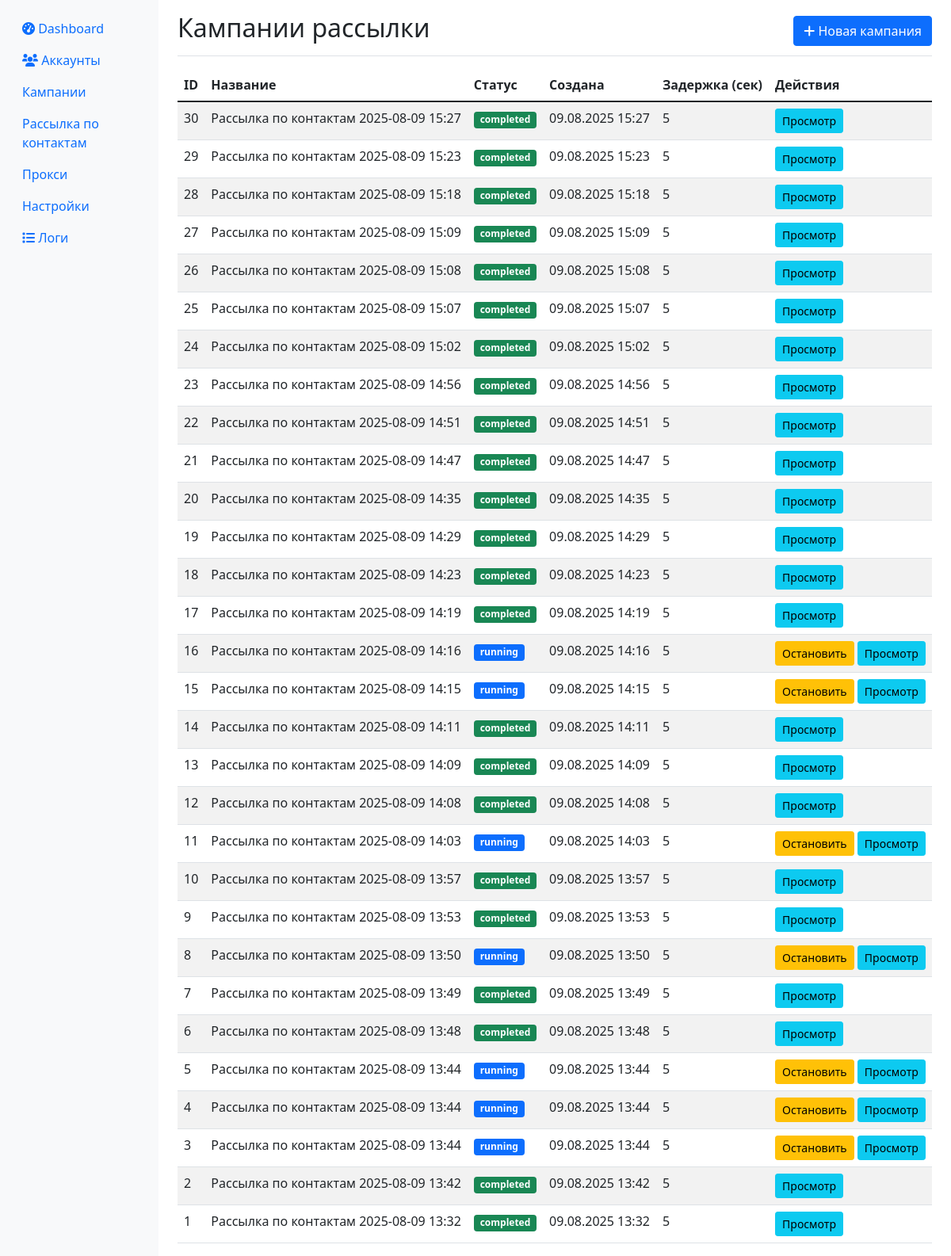
The page /campaigns on the database as committed earlier.
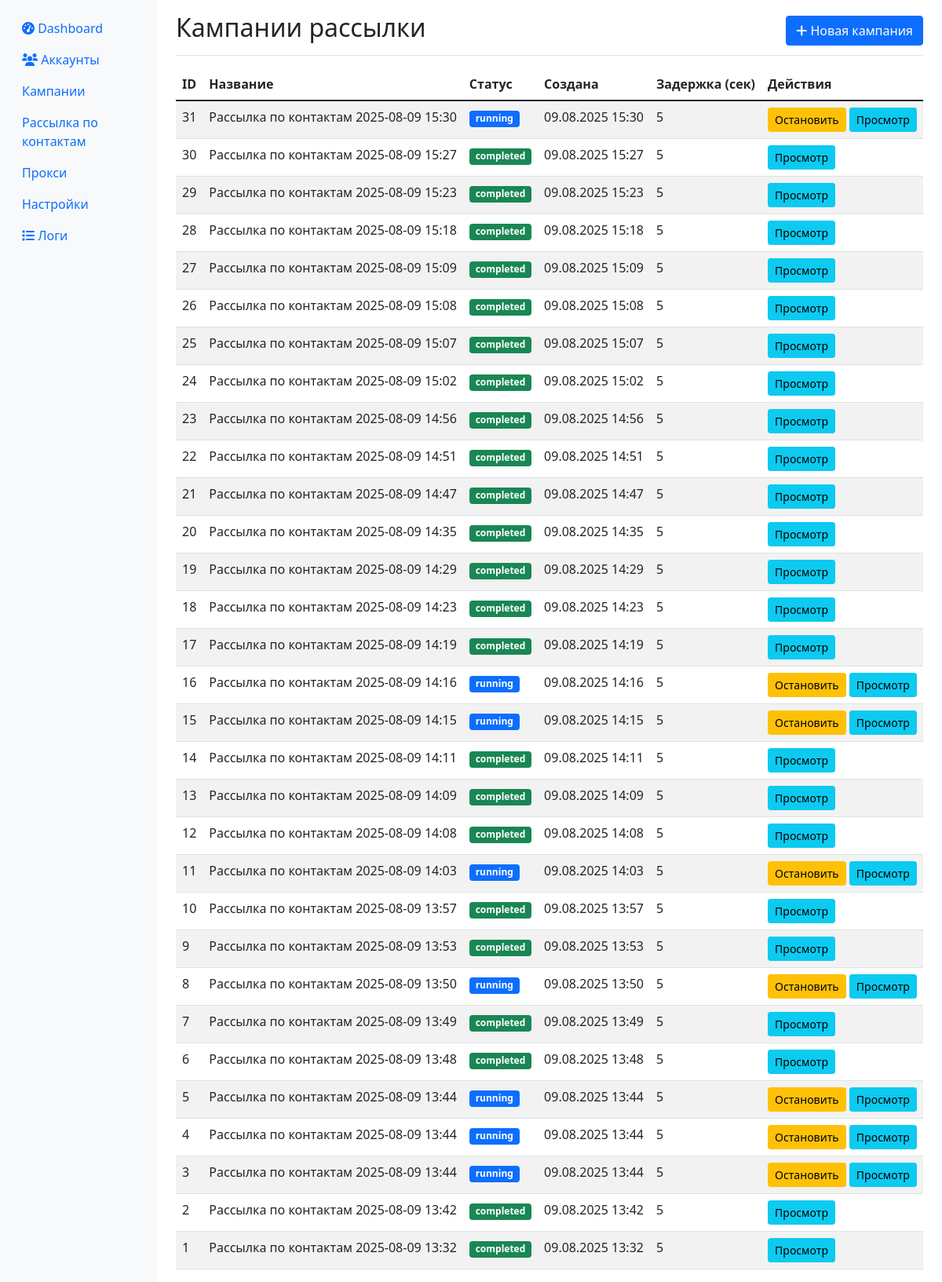
The same page on the database as committed later.
### app/database.py (models this page shows)
class Campaign(Base):
    __tablename__ = "campaigns"
    id = Column(Integer, primary_key=True, index=True)
    name = Column(String)
    channel_message = Column(Text, nullable=True)
    group_message = Column(Text, nullable=True)
    private_message = Column(Text, nullable=True)
    channels_list = Column(Text, nullable=True)
    groups_list = Column(Text, nullable=True)
    private_list = Column(Text, nullable=True)
    delay_seconds = Column(Integer, default=3)
    attachment_path = Column(String, nullable=True)
    status = Column(String, default="created")  # created, running, paused, completed, scheduled, cancelled
    created_at = Column(DateTime, default=datetime.utcnow)
    scheduled_start = Column(DateTime, nullable=True)  # время запланированного старта
    account_id = Column(Integer, nullable=True)  # для привязки к конкретному аккаунту

### app/web.py (the view)
@app.get("/campaigns", response_class=HTMLResponse)
async def campaigns_page(request: Request, db: Session = Depends(get_db)):
    campaigns = db.query(Campaign).order_by(Campaign.created_at.desc()).all()
    return templates.TemplateResponse("campaigns.html", {
        "request": request,
        "campaigns": campaigns
    })

### templates/campaigns.html (shortened to what this page needs)
{% extends "base.html" %}
{% block content %}
<div class="d-flex justify-content-between flex-wrap flex-md-nowrap align-items-center pt-3 pb-2 mb-3 border-bottom">
    <h1 class="h2">Кампании рассылки</h1>
    <a href="/campaigns/new" class="btn btn-primary">
        <i class="fas fa-plus"></i> Новая кампания
    </a>
</div>
<div class="table-responsive">
    <table class="table table-striped">
        <thead>
            <tr>
                <th>ID</th>
                <th>Название</th>
                <th>Статус</th>
                <th>Создана</th>
                <th>Задержка (сек)</th>
                <th>Действия</th>
            </tr>
        </thead>
        <tbody>
            {% for campaign in campaigns %}
            <tr>
                <td>{{ campaign.id }}</td>
                <td>{{ campaign.name }}</td>
                <td>
                    <span class="badge bg-{% if campaign.status == 'running' %}primary{% elif campaign.status == 'completed' %}success{% elif campaign.status == 'paused' %}warning{% else %}secondary{% endif %}">
                        {{ campaign.status }}
                    </span>
                </td>
                <td>{{ campaign.created_at.strftime('%d.%m.%Y %H:%M') }}</td>
                <td>{{ campaign.delay_seconds }}</td>
                <td>
                    {% if campaign.status == 'draft' or campaign.status == 'paused' %}
                    <button class="btn btn-sm btn-success" onclick="startCampaign({{ campaign.id }})">
                        Запустить
                    </button>
                    {% elif campaign.status == 'running' %}
                    <button class="btn btn-sm btn-warning" onclick="stopCampaign({{ campaign.id }})">
                        Остановить
                    </button>
                    {% endif %}
                    <button class="btn btn-sm btn-info" onclick="viewCampaign({{ campaign.id }})">
                        Просмотр
                    </button>
                </td>
            </tr>
            {% endfor %}
        </tbody>
    </table>
</div>
{% endblock %}

### templates/base.html (shortened to what this page needs)
<!DOCTYPE html>
<html lang="ru">
<head>
    <link href="https://cdn.jsdelivr.net/npm/bootstrap@5.1.3/dist/css/bootstrap.min.css" rel="stylesheet">
    <link href="https://cdnjs.cloudflare.com/ajax/libs/font-awesome/6.0.0/css/all.min.css" rel="stylesheet">
</head>
<body>
    <div class="container-fluid">
        <div class="row">
            <nav class="col-md-2 d-md-block sidebar collapse">
                <div class="position-sticky pt-3">
                    <ul class="nav flex-column">
                        <li class="nav-item">
                            <a class="nav-link" href="/">
                                <i class="fas fa-tachometer-alt"></i> Dashboard
                            </a>
                        </li>
                        <li class="nav-item">
                            <a class="nav-link" href="/accounts">
                                <i class="fas fa-users"></i> Аккаунты
                            </a>
                        </li>
                        <li class="nav-item">
                            <a class="nav-link" href="/campaigns">Кампании</a>
                        </li>
                        <li class="nav-item">
                            <a class="nav-link" href="/contacts-campaign">Рассылка по контактам</a>
                        </li>
                        <li class="nav-item">
                            <a class="nav-link" href="/proxies">Прокси</a>
                        </li>
                        <li class="nav-item">
                            <a class="nav-link" href="/settings">Настройки</a>
                        </li>
                        <li class="nav-item">
                            <a class="nav-link" href="/logs">
                                <i class="fas fa-list"></i> Логи
                            </a>
                        </li>
                    </ul>
                </div>
            </nav>
            <main class="col-md-10 ms-sm-auto px-md-4">
                {% block content %}{% endblock %}
            </main>
        </div>
    </div>
</body>
</html>

### templates/base.html (style rules this page uses)
.sidebar { min-height: 100vh; background-color: #f8f9fa; }

Rows that differ between the two databases and show on the page:
added Campaign: id "31", name "Рассылка по контактам 2025-08-09 15:30", status "running", created_at "09.08.2025 15:30", delay_seconds "5"
